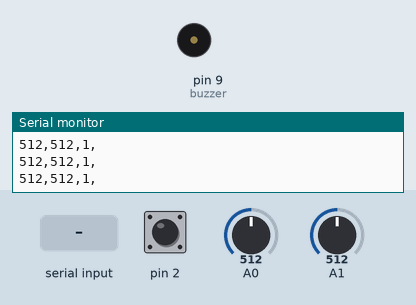
This sketch was run on a simulated Arduino Uno, built with avr-gcc and run on an emulated ATmega328P. On the bench: buzzer (waves = sounding), the last lines printed to the serial monitor. Inputs (shaded band) come from the test bench; at power-on: A0 = 512, pin 2 HIGH, A1 = 512.

Above: at 1.2 s.
1.3 s: "1\n" received over Serial
At 1.7 s:
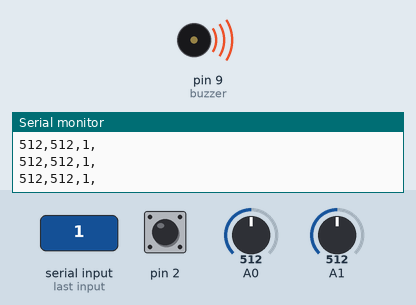
3.3 s: A0 set to 989
6.3 s: A0 set to 1015
9.3 s: "0\n" received over Serial
At 13.9 s:
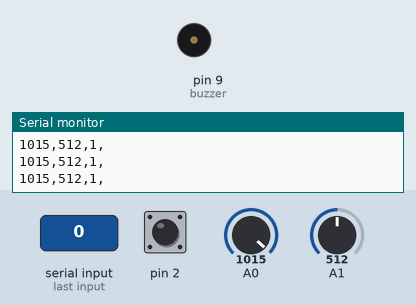
Timing chart, 0 to 14.8 s (numbered marks = the images above; inputs shaded):
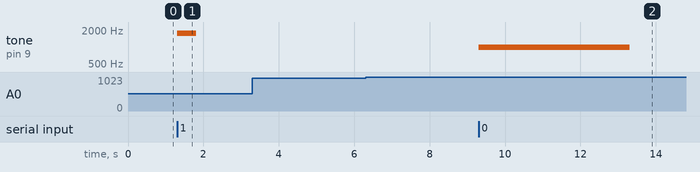

The sketch:

Snake.ino
```cpp
int jxValue = 0;                      //Defining components
int jyValue = 0;
int bValue = 0;
const int buzzer = 9;

void setup()
{
  Serial.begin(9600);               //Communicating with components and software
  pinMode(2, INPUT_PULLUP);
  pinMode(buzzer, OUTPUT);
}

void loop()
{
  jxValue = analogRead(A0);         //Getting info from components
  jyValue = analogRead(A1);
  bValue = digitalRead(2);

  Serial.print(jxValue);            //Communicating data to software
  Serial.print(",");
  Serial.print(jyValue);
  Serial.print(",");
  Serial.print(bValue);
  Serial.print (",");
  Serial.print("\n");

  {
    if (Serial.available() > 0) {   //Gathering info from processing
      char buzzerState = Serial.read();

      if (buzzerState == '1') {     //Altering sounds
        tone(buzzer, 1750);
        delay(500);
        noTone(buzzer);
        delay(1000);
      }

      if (buzzerState == '0') {
        tone(buzzer, 1000);
        delay(4000);
        noTone(buzzer);
        delay(1000);
      }
    }
  }
}
```

Measured:
- after the input at 1.3 s, tone on pin 9 (buzzer): silent → 1750 Hz at once, → silent 0.50 s later
- after the input at 9.3 s, tone on pin 9 (buzzer): silent → 1000 Hz at once, → silent 4.0 s later
